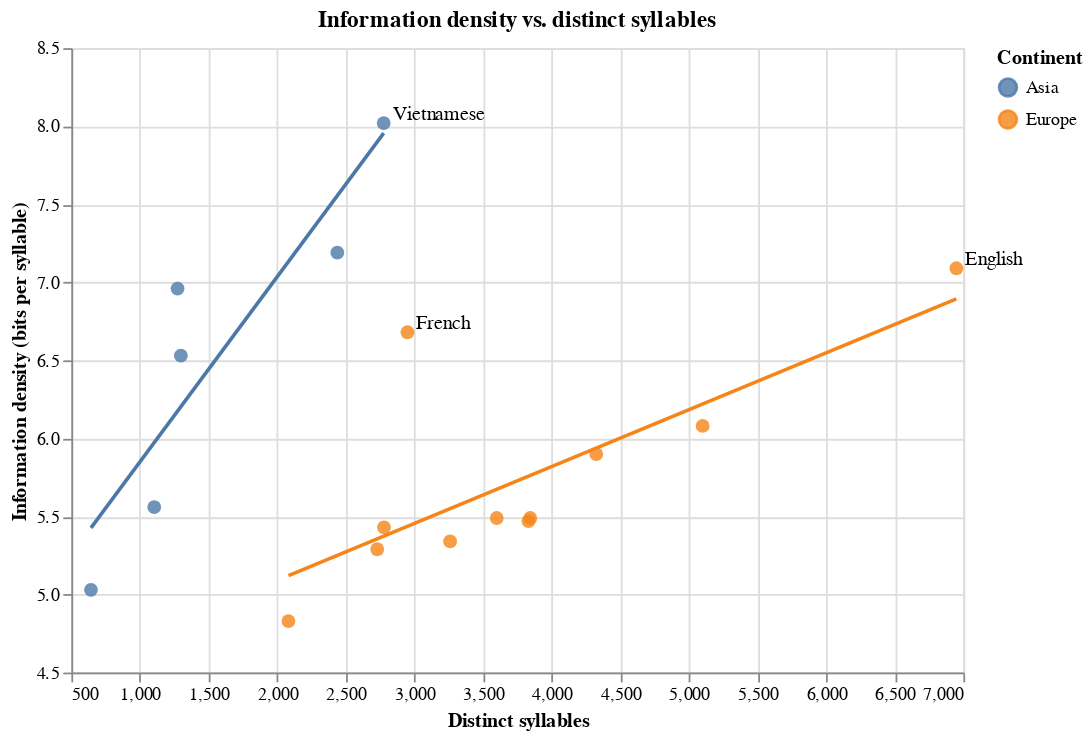

The notebook cell saved with this chart:
### Markdown cell above
<div class="alert alert-info" style="color:black">

### Question 1
rubric={accuracy:1,visualization:1}

<h4>Python</h4>
<ol type="1">
<li>Create a scatterplot of the information density of each language versus its number of distinct syllabus. Zoom in to the extent of the data instead of forcing zero to be in the axis.</li>
<li>You will notice that the data appears to cluster in groups in the scatter plot. Can you find a categorical variable in this dataframe that roughly explains this clustering? Color the points in the plot you just created according that variable and add a suitable trend line for each cluster. If there are any points that seem to be outliers, avoid overfitting the trendline to them.</li>
<li>If you think any particular data points deviate from their cluster, label them with their language name in the plot.</li>
</ol>

</div>

### Code cell
import pandas as pd

languages = pd.read_csv("languages.csv")

# base scatter plot: distinct syllables on x, information density on y
base = alt.Chart(languages).encode(
    x=alt.X(
        "distinct_syllables:Q",
        title="Distinct syllables",
        scale=alt.Scale(zero=False)
    ),
    y=alt.Y(
        "information_density:Q",
        title="Information density (bits per syllable)",
        scale=alt.Scale(zero=False)
    ),
    color=alt.Color("continent:N", title="Continent"),
    tooltip=["language", "continent", "distinct_syllables", "information_density"]
)

points = base.mark_circle(size=60, opacity=0.8)

# one regression line per continent
trend = base.transform_regression(
    "distinct_syllables",
    "information_density",
    groupby=["continent"]
).mark_line(size=2)

# label outlier
outlier_langs = ["English", "Vietnamese","French"]

labels = (
    alt.Chart(languages[languages["language"].isin(outlier_langs)])
    .mark_text(align="left", dx=5, dy=-5)
    .encode(
        x="distinct_syllables:Q",
        y="information_density:Q",
        text="language"
    )
)

plot_A = (points + trend + labels).properties(
    width=500,
    height=350,
    title="Information density vs. distinct syllables"
)

plot_A

### Figure 1 — Vega-Lite specification as saved in the notebook (floating-point values rounded to 4 significant figures)
{"config": {"view": {"continuousWidth": 300, "continuousHeight": 300}}, "layer": [{"mark": {"type": "circle", "opacity": 0.8, "size": 60}, "encoding": {"color": {"field": "continent", "title": "Continent", "type": "nominal"}, "tooltip": [{"field": "language", "type": "nominal"}, {"field": "continent", "type": "nominal"}, {"field": "distinct_syllables", "type": "quantitative"}, {"field": "information_density", "type": "quantitative"}], "x": {"field": "distinct_syllables", "scale": {"zero": false}, "title": "Distinct syllables", "type": "quantitative"}, "y": {"field": "information_density", "scale": {"zero": false}, "title": "Information density (bits per syllable)", "type": "quantitative"}}}, {"mark": {"type": "line", "size": 2}, "encoding": {"color": {"field": "continent", "title": "Continent", "type": "nominal"}, "tooltip": [{"field": "language", "type": "nominal"}, {"field": "continent", "type": "nominal"}, {"field": "distinct_syllables", "type": "quantitative"}, {"field": "information_density", "type": "quantitative"}], "x": {"field": "distinct_syllables", "scale": {"zero": false}, "title": "Distinct syllables", "type": "quantitative"}, "y": {"field": "information_density", "scale": {"zero": false}, "title": "Information density (bits per syllable)", "type": "quantitative"}}, "transform": [{"on": "distinct_syllables", "regression": "information_density", "groupby": ["continent"]}]}, {"data": {"name": "data-8f6a36837b405e63350602c63f3dfc6b"}, "mark": {"type": "text", "align": "left", "dx": 5, "dy": -5}, "encoding": {"text": {"field": "language", "type": "nominal"}, "x": {"field": "distinct_syllables", "type": "quantitative"}, "y": {"field": "information_density", "type": "quantitative"}}}], "data": {"name": "data-ab96b737ee5066aa485a2988ea87e093"}, "height": 350, "title": "Information density vs. distinct syllables", "width": 500, "$schema": "https://vega.github.io/schema/vega-lite/v6.1.0.json", "datasets": {"data-ab96b737ee5066aa485a2988ea87e093": [{"iso_lang": "CAT", "language": "Catalan", "information_density": 5.49, "distinct_syllables": 3600, "continent": "Europe"}, {"iso_lang": "CMN", "language": "Mandarin", "information_density": 6.96, "distinct_syllables": 1274, "continent": "Asia"}, {"iso_lang": "DEU", "language": "German", "information_density": 6.08, "distinct_syllables": 5100, "continent": "Europe"}, {"iso_lang": "ENG", "language": "English", "information_density": 7.09, "distinct_syllables": 6949, "continent": "Europe"}, {"iso_lang": "EUS", "language": "Basque", "information_density": 4.83, "distinct_syllables": 2082, "continent": "Europe"}, {"iso_lang": "FIN", "language": "Finnish", "information_density": 5.49, "distinct_syllables": 3844, "continent": "Europe"}, {"iso_lang": "FRA", "language": "French", "information_density": 6.68, "distinct_syllables": 2949, "continent": "Europe"}, {"iso_lang": "HUN", "language": "Hungarian", "information_density": 5.9, "distinct_syllables": 4325, "continent": "Europe"}, {"iso_lang": "ITA", "language": "Italian", "information_density": 5.29, "distinct_syllables": 2729, "continent": "Europe"}, {"iso_lang": "JPN", "language": "Japanese", "information_density": 5.03, "distinct_syllables": 643, "continent": "Asia"}, {"iso_lang": "KOR", "language": "Korean", "information_density": 5.56, "distinct_syllables": 1104, "continent": "Asia"}, {"iso_lang": "SPA", "language": "Spanish", "information_density": 5.43, "distinct_syllables": 2778, "continent": "Europe"}, {"iso_lang": "SRP", "language": "Serbian", "information_density": 5.47, "distinct_syllables": 3831, "continent": "Europe"}, {"iso_lang": "THA", "language": "Thai", "information_density": 7.19, "distinct_syllables": 2438, "continent": "Asia"}, {"iso_lang": "TUR", "language": "Turkish", "information_density": 5.34, "distinct_syllables": 3260, "continent": "Europe"}, {"iso_lang": "VIE", "language": "Vietnamese", "information_density": 8.02, "distinct_syllables": 2776, "continent": "Asia"}, {"iso_lang": "YUE", "language": "Cantonese", "information_density": 6.53, "distinct_syllables": 1298, "continent": "Asia"}], "data-8f6a36837b405e63350602c63f3dfc6b": [{"iso_lang": "ENG", "language": "English", "information_density": 7.09, "distinct_syllables": 6949, "continent": "Europe"}, {"iso_lang": "FRA", "language": "French", "information_density": 6.68, "distinct_syllables": 2949, "continent": "Europe"}, {"iso_lang": "VIE", "language": "Vietnamese", "information_density": 8.02, "distinct_syllables": 2776, "continent": "Asia"}]}}
